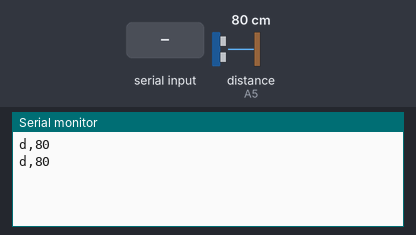
Bench run of a sketch on a simulated Arduino Uno, built with avr-gcc and run on an emulated ATmega328P. Parts: the last lines printed to the serial monitor. Wiring (inferred from the names in the program): ultrasonic range finder: trigger pin 9; echo A5. The inputs (shaded band) are chosen by the test bench; at power-on: distance to the obstacle (sensor on A5) 80 cm. The echo pulse lasts 58.3 µs per cm.

Above: at 1.8 s.
1.9 s: "1" received over the second serial link
4.5 s: distance to the obstacle (sensor on A5) set to 2 cm
At 5.8 s:
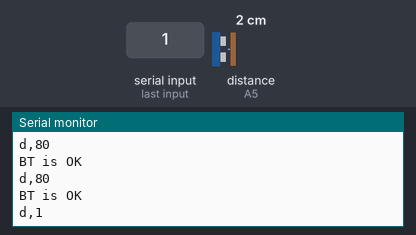
6.0 s: distance to the obstacle (sensor on A5) set to 4 cm
At 6.9 s:
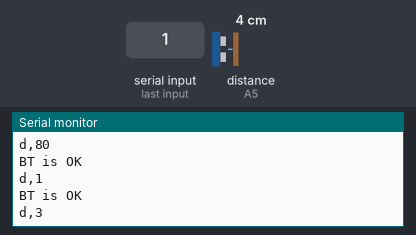
Timing chart, 0 to 9.0 s (numbered marks = the images above; inputs shaded):
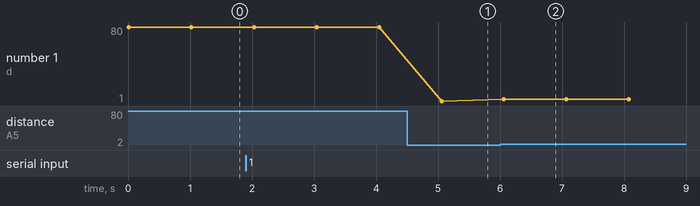

Measured:
- after the input at 4.5 s, the serial monitor: prints a new line after 0.56 s (image 1)
- after the input at 6.0 s, the serial monitor: prints a new line after 0.06 s (image 2)
- plotted number 1: 80 → 1 after the input at 4.5 s, 1 → 3 after the input at 6.0 s

The sketch:

BTDuplex.ino
```cpp
/*
 * © 華夏科大電子系 吳宗憲
 * 本範例練習 Arduino 超音波距離 <--> Android 手機藍牙APP
 * 工作電壓：5V
 */
//藍牙的TX腳位請連結------Arduino 的D10腳位
//藍牙的RX腳位請連結------Arduino 的D11腳位

#include <SoftwareSerial.h>
const byte Txpin=11;
const byte Rxpin=10;
SoftwareSerial BT(Rxpin,Txpin);

const byte trigPin = 9;  // 超音波模組的觸發腳
const byte echoPin = A5; // 超音波模組的接收腳

void setup()
{
  BT.begin(9600);
  Serial.begin(9600);

  pinMode(trigPin, OUTPUT);  // 觸發腳設定成「輸出」
  pinMode(echoPin, INPUT);   // 接收腳設定成「輸入」
}

void loop()
{
  char distance[10];
  String cmd;
  unsigned long d;

  d = ping() / 58;

  if (BT.available()){
    Serial.println("BT is OK");
  }
    itoa(d,distance,10);
    cmd = "d," + (String)distance;
    BT.print(cmd);
    Serial.println(cmd);
  delay(1000);
}

unsigned long ping() {
  digitalWrite(trigPin, HIGH);   // 觸發腳設定成高電位
  delayMicroseconds(10);         // 持續 10 微秒
  digitalWrite(trigPin, LOW);    // 觸發腳設定成低電位

  return pulseIn(echoPin, HIGH); // 傳回高脈衝的持續時間
}
```
